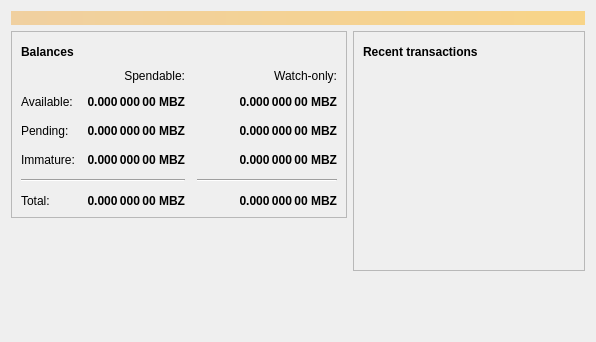
<?xml version="1.0" encoding="UTF-8"?>
<ui version="4.0">
 <class>OverviewPage</class>
 <widget class="QWidget" name="OverviewPage">
  <property name="geometry">
   <rect>
    <x>0</x>
    <y>0</y>
    <width>596</width>
    <height>342</height>
   </rect>
  </property>
  <property name="windowTitle">
   <string>Form</string>
  </property>
  <layout class="QVBoxLayout" name="topLayout">
   <item>
    <widget class="QLabel" name="labelAlerts">
     <property name="visible">
      <bool>false</bool>
     </property>
     <property name="styleSheet">
      <string notr="true">QLabel { background-color: qlineargradient(x1: 0, y1: 0, x2: 1, y2: 0, stop:0 #F0D0A0, stop:1 #F8D488); color:#000000; }</string>
     </property>
     <property name="wordWrap">
      <bool>true</bool>
     </property>
     <property name="margin">
      <number>3</number>
     </property>
     <property name="textInteractionFlags">
      <set>Qt::TextSelectableByMouse</set>
     </property>
    </widget>
   </item>
   <item>
    <layout class="QHBoxLayout" name="horizontalLayout" stretch="1,1">
     <item>
      <layout class="QVBoxLayout" name="verticalLayout_2">
       <item>
        <widget class="QFrame" name="frame">
         <property name="frameShape">
          <enum>QFrame::StyledPanel</enum>
         </property>
         <property name="frameShadow">
          <enum>QFrame::Raised</enum>
         </property>
         <layout class="QVBoxLayout" name="verticalLayout_4">
          <item>
           <layout class="QHBoxLayout" name="horizontalLayout_4">
            <item>
             <widget class="QLabel" name="label_5">
              <property name="font">
               <font>
                <weight>75</weight>
                <bold>true</bold>
               </font>
              </property>
              <property name="text">
               <string>Balances</string>
              </property>
             </widget>
            </item>
            <item>
             <widget class="QPushButton" name="labelWalletStatus">
              <property name="enabled">
               <bool>true</bool>
              </property>
              <property name="maximumSize">
               <size>
                <width>30</width>
                <height>16777215</height>
               </size>
              </property>
              <property name="toolTip">
               <string>The displayed information may be out of date. Your wallet automatically synchronizes with the MBZCOIN network after a connection is established, but this process has not completed yet.</string>
              </property>
              <property name="text">
               <string/>
              </property>
              <property name="icon">
               <iconset resource="../bitcoin.qrc">
                <normaloff>:/icons/warning</normaloff>
                <disabledoff>:/icons/warning</disabledoff>:/icons/warning</iconset>
              </property>
              <property name="iconSize">
               <size>
                <width>24</width>
                <height>24</height>
               </size>
              </property>
              <property name="flat">
               <bool>true</bool>
              </property>
             </widget>
            </item>
            <item>
             <spacer name="horizontalSpacer_3">
              <property name="orientation">
               <enum>Qt::Horizontal</enum>
              </property>
              <property name="sizeHint" stdset="0">
               <size>
                <width>40</width>
                <height>20</height>
               </size>
              </property>
             </spacer>
            </item>
           </layout>
          </item>
          <item>
           <layout class="QGridLayout" name="gridLayout">
            <property name="spacing">
             <number>12</number>
            </property>
            <item row="2" column="2">
             <widget class="QLabel" name="labelWatchPending">
              <property name="font">
               <font>
                <weight>75</weight>
                <bold>true</bold>
               </font>
              </property>
              <property name="cursor">
               <cursorShape>IBeamCursor</cursorShape>
              </property>
              <property name="toolTip">
               <string>Unconfirmed transactions to watch-only addresses</string>
              </property>
              <property name="text">
               <string notr="true">0.000 000 00 MBZ</string>
              </property>
              <property name="alignment">
               <set>Qt::AlignRight|Qt::AlignTrailing|Qt::AlignVCenter</set>
              </property>
              <property name="textInteractionFlags">
               <set>Qt::LinksAccessibleByMouse|Qt::TextSelectableByKeyboard|Qt::TextSelectableByMouse</set>
              </property>
             </widget>
            </item>
            <item row="2" column="1">
             <widget class="QLabel" name="labelUnconfirmed">
              <property name="font">
               <font>
                <weight>75</weight>
                <bold>true</bold>
               </font>
              </property>
              <property name="cursor">
               <cursorShape>IBeamCursor</cursorShape>
              </property>
              <property name="toolTip">
               <string>Total of transactions that have yet to be confirmed, and do not yet count toward the spendable balance</string>
              </property>
              <property name="text">
               <string notr="true">0.000 000 00 MBZ</string>
              </property>
              <property name="alignment">
               <set>Qt::AlignRight|Qt::AlignTrailing|Qt::AlignVCenter</set>
              </property>
              <property name="textInteractionFlags">
               <set>Qt::LinksAccessibleByMouse|Qt::TextSelectableByKeyboard|Qt::TextSelectableByMouse</set>
              </property>
             </widget>
            </item>
            <item row="3" column="2">
             <widget class="QLabel" name="labelWatchImmature">
              <property name="font">
               <font>
                <weight>75</weight>
                <bold>true</bold>
               </font>
              </property>
              <property name="cursor">
               <cursorShape>IBeamCursor</cursorShape>
              </property>
              <property name="toolTip">
               <string>Mined balance in watch-only addresses that has not yet matured</string>
              </property>
              <property name="text">
               <string notr="true">0.000 000 00 MBZ</string>
              </property>
              <property name="alignment">
               <set>Qt::AlignRight|Qt::AlignTrailing|Qt::AlignVCenter</set>
              </property>
              <property name="textInteractionFlags">
               <set>Qt::LinksAccessibleByMouse|Qt::TextSelectableByKeyboard|Qt::TextSelectableByMouse</set>
              </property>
             </widget>
            </item>
            <item row="4" column="0" colspan="2">
             <widget class="Line" name="line">
              <property name="orientation">
               <enum>Qt::Horizontal</enum>
              </property>
             </widget>
            </item>
            <item row="4" column="2">
             <widget class="Line" name="lineWatchBalance">
              <property name="sizePolicy">
               <sizepolicy hsizetype="Preferred" vsizetype="Fixed">
                <horstretch>0</horstretch>
                <verstretch>0</verstretch>
               </sizepolicy>
              </property>
              <property name="minimumSize">
               <size>
                <width>140</width>
                <height>0</height>
               </size>
              </property>
              <property name="orientation">
               <enum>Qt::Horizontal</enum>
              </property>
             </widget>
            </item>
            <item row="5" column="0">
             <widget class="QLabel" name="labelTotalText">
              <property name="text">
               <string>Total:</string>
              </property>
             </widget>
            </item>
            <item row="3" column="1">
             <widget class="QLabel" name="labelImmature">
              <property name="font">
               <font>
                <weight>75</weight>
                <bold>true</bold>
               </font>
              </property>
              <property name="cursor">
               <cursorShape>IBeamCursor</cursorShape>
              </property>
              <property name="toolTip">
               <string>Mined balance that has not yet matured</string>
              </property>
              <property name="text">
               <string notr="true">0.000 000 00 MBZ</string>
              </property>
              <property name="alignment">
               <set>Qt::AlignRight|Qt::AlignTrailing|Qt::AlignVCenter</set>
              </property>
              <property name="textInteractionFlags">
               <set>Qt::LinksAccessibleByMouse|Qt::TextSelectableByKeyboard|Qt::TextSelectableByMouse</set>
              </property>
             </widget>
            </item>
            <item row="2" column="3">
             <spacer name="horizontalSpacer_2">
              <property name="orientation">
               <enum>Qt::Horizontal</enum>
              </property>
              <property name="sizeHint" stdset="0">
               <size>
                <width>40</width>
                <height>20</height>
               </size>
              </property>
             </spacer>
            </item>
            <item row="3" column="0">
             <widget class="QLabel" name="labelImmatureText">
              <property name="text">
               <string>Immature:</string>
              </property>
             </widget>
            </item>
            <item row="5" column="1">
             <widget class="QLabel" name="labelTotal">
              <property name="font">
               <font>
                <weight>75</weight>
                <bold>true</bold>
               </font>
              </property>
              <property name="cursor">
               <cursorShape>IBeamCursor</cursorShape>
              </property>
              <property name="toolTip">
               <string>Your current total balance</string>
              </property>
              <property name="text">
               <string notr="true">0.000 000 00 MBZ</string>
              </property>
              <property name="alignment">
               <set>Qt::AlignRight|Qt::AlignTrailing|Qt::AlignVCenter</set>
              </property>
              <property name="textInteractionFlags">
               <set>Qt::LinksAccessibleByMouse|Qt::TextSelectableByKeyboard|Qt::TextSelectableByMouse</set>
              </property>
             </widget>
            </item>
            <item row="5" column="2">
             <widget class="QLabel" name="labelWatchTotal">
              <property name="font">
               <font>
                <weight>75</weight>
                <bold>true</bold>
               </font>
              </property>
              <property name="cursor">
               <cursorShape>IBeamCursor</cursorShape>
              </property>
              <property name="toolTip">
               <string>Current total balance in watch-only addresses</string>
              </property>
              <property name="text">
               <string notr="true">0.000 000 00 MBZ</string>
              </property>
              <property name="alignment">
               <set>Qt::AlignRight|Qt::AlignTrailing|Qt::AlignVCenter</set>
              </property>
              <property name="textInteractionFlags">
               <set>Qt::LinksAccessibleByMouse|Qt::TextSelectableByKeyboard|Qt::TextSelectableByMouse</set>
              </property>
             </widget>
            </item>
            <item row="0" column="2">
             <widget class="QLabel" name="labelWatchonly">
              <property name="text">
               <string>Watch-only:</string>
              </property>
              <property name="alignment">
               <set>Qt::AlignRight|Qt::AlignTrailing|Qt::AlignVCenter</set>
              </property>
             </widget>
            </item>
            <item row="1" column="0">
             <widget class="QLabel" name="labelBalanceText">
              <property name="text">
               <string>Available:</string>
              </property>
             </widget>
            </item>
            <item row="1" column="1">
             <widget class="QLabel" name="labelBalance">
              <property name="font">
               <font>
                <weight>75</weight>
                <bold>true</bold>
               </font>
              </property>
              <property name="cursor">
               <cursorShape>IBeamCursor</cursorShape>
              </property>
              <property name="toolTip">
               <string>Your current spendable balance</string>
              </property>
              <property name="text">
               <string notr="true">0.000 000 00 MBZ</string>
              </property>
              <property name="alignment">
               <set>Qt::AlignRight|Qt::AlignTrailing|Qt::AlignVCenter</set>
              </property>
              <property name="textInteractionFlags">
               <set>Qt::LinksAccessibleByMouse|Qt::TextSelectableByKeyboard|Qt::TextSelectableByMouse</set>
              </property>
             </widget>
            </item>
            <item row="1" column="2">
             <widget class="QLabel" name="labelWatchAvailable">
              <property name="font">
               <font>
                <weight>75</weight>
                <bold>true</bold>
               </font>
              </property>
              <property name="cursor">
               <cursorShape>IBeamCursor</cursorShape>
              </property>
              <property name="toolTip">
               <string>Your current balance in watch-only addresses</string>
              </property>
              <property name="text">
               <string notr="true">0.000 000 00 MBZ</string>
              </property>
              <property name="alignment">
               <set>Qt::AlignRight|Qt::AlignTrailing|Qt::AlignVCenter</set>
              </property>
              <property name="textInteractionFlags">
               <set>Qt::LinksAccessibleByMouse|Qt::TextSelectableByKeyboard|Qt::TextSelectableByMouse</set>
              </property>
             </widget>
            </item>
            <item row="2" column="0">
             <widget class="QLabel" name="labelPendingText">
              <property name="text">
               <string>Pending:</string>
              </property>
             </widget>
            </item>
            <item row="0" column="1">
             <widget class="QLabel" name="labelSpendable">
              <property name="text">
               <string>Spendable:</string>
              </property>
              <property name="alignment">
               <set>Qt::AlignRight|Qt::AlignTrailing|Qt::AlignVCenter</set>
              </property>
             </widget>
            </item>
           </layout>
          </item>
         </layout>
        </widget>
       </item>
       <item>
        <spacer name="verticalSpacer">
         <property name="orientation">
          <enum>Qt::Vertical</enum>
         </property>
         <property name="sizeHint" stdset="0">
          <size>
           <width>20</width>
           <height>40</height>
          </size>
         </property>
        </spacer>
       </item>
      </layout>
     </item>
     <item>
      <layout class="QVBoxLayout" name="verticalLayout_3">
       <item>
        <widget class="QFrame" name="frame_2">
         <property name="frameShape">
          <enum>QFrame::StyledPanel</enum>
         </property>
         <property name="frameShadow">
          <enum>QFrame::Raised</enum>
         </property>
         <layout class="QVBoxLayout" name="verticalLayout">
          <item>
           <layout class="QHBoxLayout" name="horizontalLayout_2">
            <item>
             <widget class="QLabel" name="label_4">
              <property name="font">
               <font>
                <weight>75</weight>
                <bold>true</bold>
               </font>
              </property>
              <property name="text">
               <string>Recent transactions</string>
              </property>
             </widget>
            </item>
            <item>
             <widget class="QPushButton" name="labelTransactionsStatus">
              <property name="enabled">
               <bool>true</bool>
              </property>
              <property name="maximumSize">
               <size>
                <width>30</width>
                <height>16777215</height>
               </size>
              </property>
              <property name="toolTip">
               <string>The displayed information may be out of date. Your wallet automatically synchronizes with the MBZCOIN network after a connection is established, but this process has not completed yet.</string>
              </property>
              <property name="text">
               <string/>
              </property>
              <property name="icon">
               <iconset resource="../bitcoin.qrc">
                <normaloff>:/icons/warning</normaloff>
                <disabledoff>:/icons/warning</disabledoff>:/icons/warning</iconset>
              </property>
              <property name="iconSize">
               <size>
                <width>24</width>
                <height>24</height>
               </size>
              </property>
              <property name="flat">
               <bool>true</bool>
              </property>
             </widget>
            </item>
            <item>
             <spacer name="horizontalSpacer">
              <property name="orientation">
               <enum>Qt::Horizontal</enum>
              </property>
              <property name="sizeHint" stdset="0">
               <size>
                <width>40</width>
                <height>20</height>
               </size>
              </property>
             </spacer>
            </item>
           </layout>
          </item>
          <item>
           <widget class="QListView" name="listTransactions">
            <property name="styleSheet">
             <string notr="true">QListView { background: transparent; }</string>
            </property>
            <property name="frameShape">
             <enum>QFrame::NoFrame</enum>
            </property>
            <property name="verticalScrollBarPolicy">
             <enum>Qt::ScrollBarAlwaysOff</enum>
            </property>
            <property name="horizontalScrollBarPolicy">
             <enum>Qt::ScrollBarAlwaysOff</enum>
            </property>
            <property name="selectionMode">
             <enum>QAbstractItemView::NoSelection</enum>
            </property>
           </widget>
          </item>
         </layout>
        </widget>
       </item>
       <item>
        <spacer name="verticalSpacer_2">
         <property name="orientation">
          <enum>Qt::Vertical</enum>
         </property>
         <property name="sizeHint" stdset="0">
          <size>
           <width>20</width>
           <height>40</height>
          </size>
         </property>
        </spacer>
       </item>
      </layout>
     </item>
    </layout>
   </item>
  </layout>
 </widget>
 <resources/>
 <connections/>
</ui>
